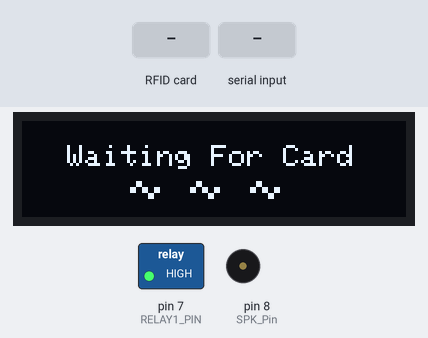
Bench run of a sketch on a simulated Arduino Uno, built with avr-gcc and run on an emulated ATmega328P. Parts: 128×32 one-colour display, switched loads named in the sketch (green lamp = pin HIGH), buzzer (waves = sounding). The test bench sets the inputs (shaded band). Pins used as bus, display or sensor lines are not drawn.

Above: at 3.3 s.
3.4 s: RFID card 5E 7A 19 C4 held to the reader
At 3.65 s:
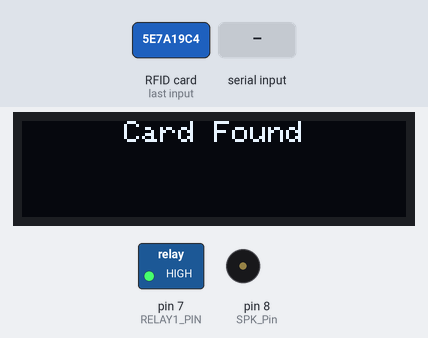
At 5.0 s:
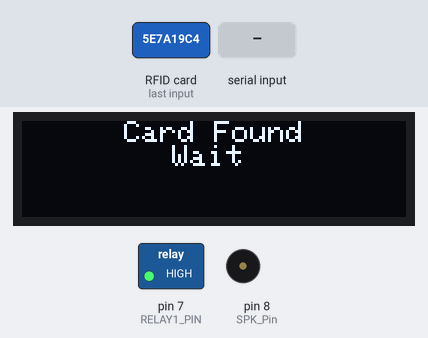
5.5 s: "200." received over the second serial link
At 8.2 s:
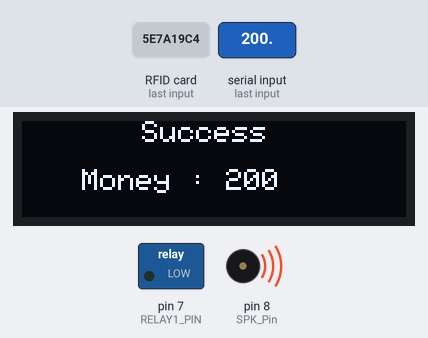
Timing chart, 0 to 11.1 s (numbered marks = the images above; inputs shaded):
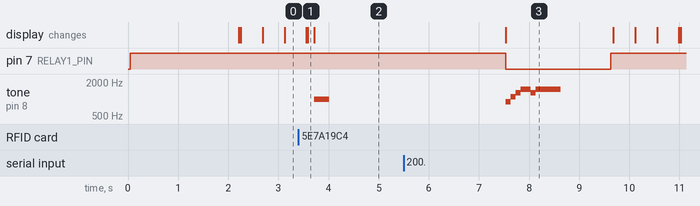

Measured:
- after the input at 3.4 s, tone on pin 8 (SPK_Pin): silent → 1000 Hz after 0.31 s, → silent 0.30 s later; the display: first differs from a run without the input after 0.19 s (image 1)
- after the input at 5.5 s, pin 7 (RELAY1_PIN): HIGH → LOW after 2.0 s, → HIGH 2.1 s later; the display: changes after 2.0 s (image 3)

The sketch:

ardnOled.ino
```cpp
#include <SoftwareSerial.h>
#include <MFRC522.h>
#include "DEFINES.h"

#define RELAY1_PIN 7
#define SS_PIN 10
#define RST_PIN 9
#define RX_PIN 5
#define TX_PIN 6
#define SCREEN_WIDTH 128
#define SCREEN_HEIGHT 32
#define oLED_RESET -1
#define SCREEN_ADDRESS 0x3C
#define SPK_Pin 8
bool cardDetect = false;

MFRC522 rfReader(SS_PIN, RST_PIN);
Adafruit_SSD1306 display(SCREEN_WIDTH, SCREEN_HEIGHT, &Wire, oLED_RESET);
SoftwareSerial espSerial(RX_PIN, TX_PIN);

void setup() {
  display.begin(SSD1306_SWITCHCAPVCC, SCREEN_ADDRESS);
  display.clearDisplay();
  display.setTextColor(SSD1306_WHITE);
  executeDisplay(display, 2, 30, 5, "RF-Pay");
  executeDisplay(display, 1, 20, 22, "by Farid Rashidov");
  display.display();

  pinMode(RELAY1_PIN, OUTPUT);
  digitalWrite(RELAY1_PIN, HIGH);

  Serial.begin(9600);
  Serial.setTimeout(100);
  espSerial.begin(9600);
  espSerial.setTimeout(100);

  SPI.begin();
  rfReader.PCD_Init();
  espSerial.readString();
  delay(2000);
}

void loop() {
  int i = 0;
  byte nuidPICC[4], buffer[18];
  byte size = sizeof(buffer);
  String incomingData ,firstData, secondData;
  String machName = "Dev1";
  if (cardDetect) {
    display.clearDisplay();
    executeDisplay(display, 1, 34, 0, "Card Found");
    display.display();
    espSerial.readString();
    executeDisplay(display, 1, 50, 8, "Wait");
    display.display();
    String cardId = getHex(rfReader.uid.uidByte, rfReader.uid.size);
    espSerial.print(machName);
    espSerial.print(":");
    espSerial.print(cardId);
    pendingTone(SPK_Pin);
    delay(3500);

    incomingData = espSerial.readStringUntil('.');
    int colonIndex = incomingData.indexOf(':');
    firstData = incomingData.substring(0, colonIndex);
    secondData = incomingData.substring(colonIndex + 1);

    if (firstData == "200") {
      display.clearDisplay();
      executeDisplay(display, 1, 40, 0, "Success");
      String resMoney = "Money : " + secondData;
      executeDisplay(display, 1, 20, 16, resMoney);
      display.display();
      digitalWrite(RELAY1_PIN, LOW);
      successTone(SPK_Pin);
      delay(1000);
      digitalWrite(RELAY1_PIN, HIGH);
      display.clearDisplay();
      rfReader.PICC_HaltA();
      rfReader.PCD_StopCrypto1();
    }

    else if (firstData == "400") {
      display.clearDisplay();
      executeDisplay(display, 1, 25, 0, "Balance Error");
      String resMoney = "Money : " + secondData;
      executeDisplay(display, 1, 20, 16, resMoney);
      display.display();
      warningTone(SPK_Pin);
      display.clearDisplay();
      rfReader.PICC_HaltA();
      rfReader.PCD_StopCrypto1();
    }

    else if (firstData == "800") {
      display.clearDisplay();
      executeDisplay(display, 1, 20, 0, "Not Registered");
      display.display();
      warningTone(SPK_Pin);
      display.clearDisplay();
      rfReader.PICC_HaltA();
      rfReader.PCD_StopCrypto1();
    }

    else {
      espSerial.print("FIX:");
      espSerial.print(machName);
      espSerial.print("/");
      espSerial.print(cardId);
      display.clearDisplay();
      executeDisplay(display, 1, 15, 8, "Server's Down Or");
      executeDisplay(display, 1, 15, 16, "Device Not Conn");
      display.display();
      problemTone(SPK_Pin);
      display.clearDisplay();
      rfReader.PICC_HaltA();
      rfReader.PCD_StopCrypto1();
    }
    cardDetect = false;
  }

  else {
    display.clearDisplay();
    executeDisplay(display, 1, 15, 8, "Waiting For Card");
    display.display();
    i = 30;
    while (i < 90) {
      if (rfReader.PICC_IsNewCardPresent() && rfReader.PICC_ReadCardSerial()) {
        cardDetect = true;
        break;
      }
      executeDisplay(display, 2, i+6, 20, "~");
      display.display();
      delay(400);
      i += 20;
    }
    executeDisplay(display, 2, 46, 20, "   ");
    display.display();
  }
}
```

DEFINES.cpp
```cpp
#include "WString.h"
#include "DEFINES.h"

void executeDisplay(Adafruit_SSD1306 &display, float textSize, int cursorX, int cursorY, String message) {
    display.setTextSize(textSize);
    display.setCursor(cursorX, cursorY);
    display.print(message);
}

void doTone(int speakerPin, int freq, int duration){
  tone(speakerPin, freq);
  delay(duration);
}

void successTone(int speakerPin){
  doTone(speakerPin, 900, 100);
  doTone(speakerPin, 1100, 100);
  doTone(speakerPin, 1300, 100);
  doTone(speakerPin, 1500, 200);
  doTone(speakerPin, 1300, 100);
  doTone(speakerPin, 1500, 500);
  noTone(speakerPin);
}

void pendingTone(int speakerPin){
  doTone(speakerPin, 1000, 300);
  noTone(speakerPin);
}

void warningTone(int speakerPin) {
  doTone(speakerPin, 450, 200);
  noTone(speakerPin);
  delay(200);
  doTone(speakerPin, 450, 200);
  noTone(speakerPin);
  delay(1400);
}

void problemTone(int speakerPin) {
   doTone(speakerPin, 650, 1000);
   noTone(speakerPin);
   delay(1000);
}

String getHex(byte *buffer, byte bufferSize) {
  String hexString = "";
  for (byte i = 0; i < bufferSize; i++) {
    hexString += String(buffer[i] < 0x10 ? "0" : "");
    hexString += String(buffer[i], HEX);
  }
  hexString.toUpperCase();
  hexString += '\n';
  return hexString;
}
```

DEFINES.h
```cpp
#include <Adafruit_GFX.h>
#include <Adafruit_SSD1306.h>
#include "WString.h"
#ifndef DEFINES_H
#define DEFINES_H

void executeDisplay(Adafruit_SSD1306 &display, float textSize, int cursorX, int cursorY, String message);
void doTone(int speakerPin,int freq, int duration);

void successTone(int speakerPin);
void pendingTone(int speakerPin);
void warningTone(int speakerPin);
void problemTone(int speakerPin);

String getHex(byte *buffer, byte bufferSize);

#endif // DEFINES_H
```
